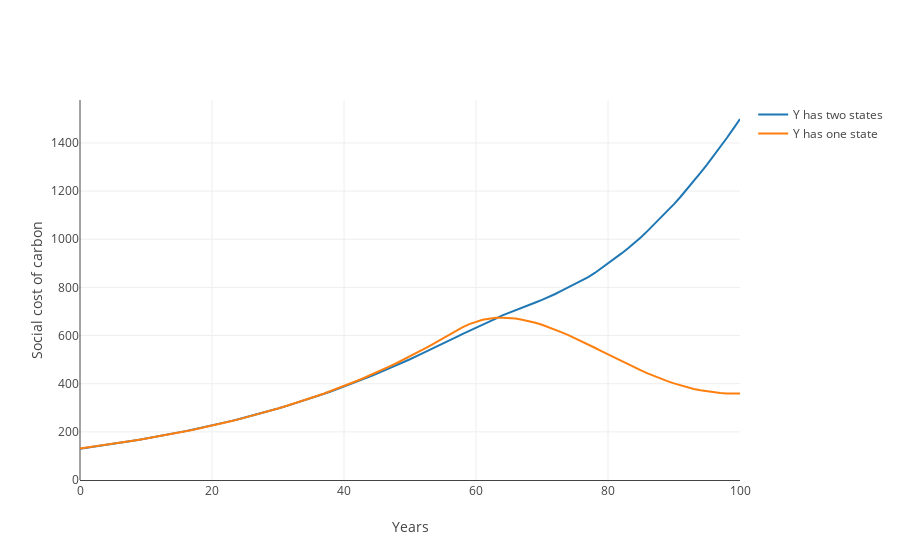

Notebook cell for this chart:
### Code cell
# TODO: scc comparison
fig = plot_1S_vs_2S_SCC(et_1state, scc[:101], scc_1)
fig.update_xaxes(showline=True)
fig.update_yaxes(rangemode="tozero")
